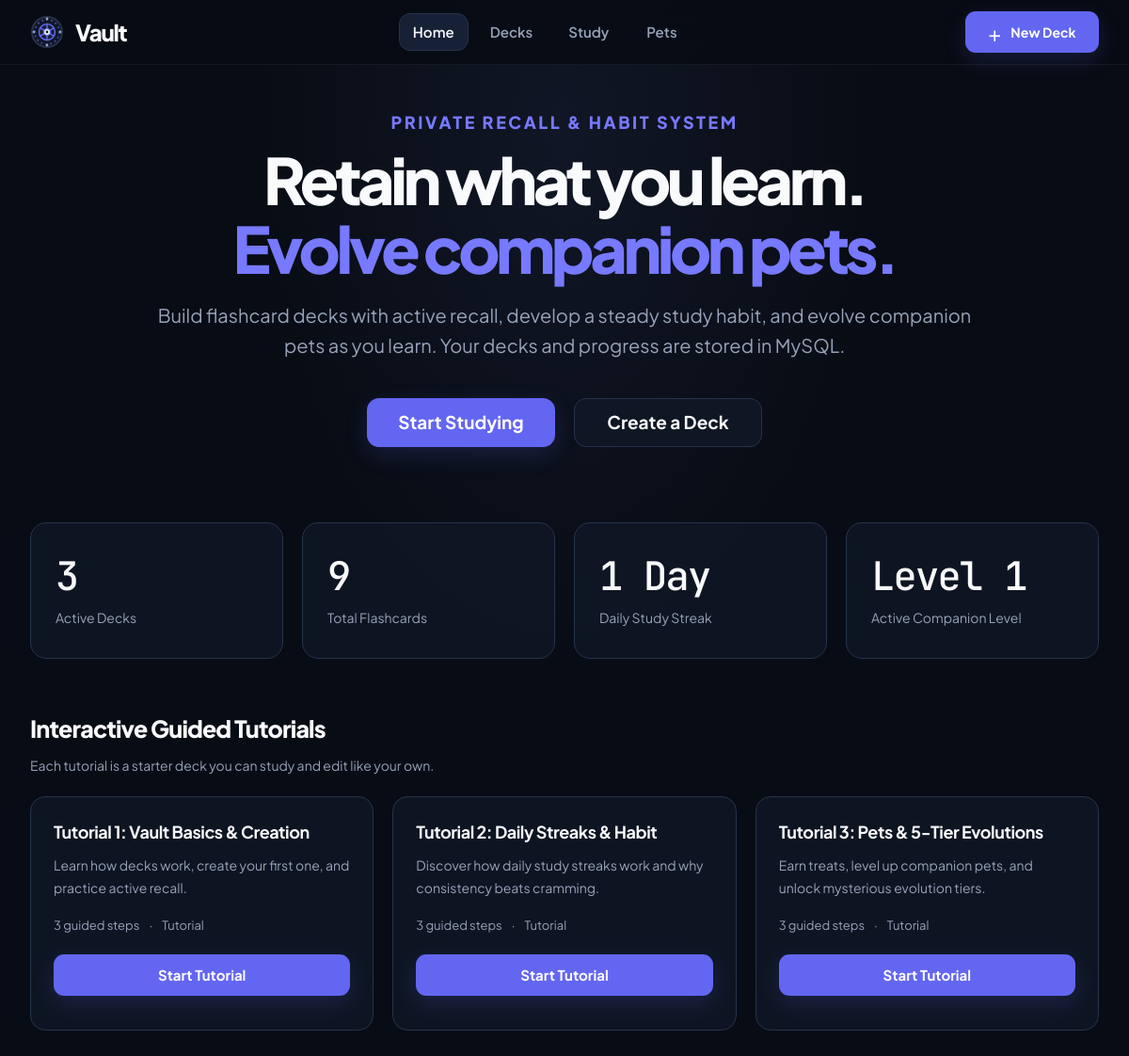
Page /index.php?view=home on the committed database.
### tables this page shows
CREATE TABLE IF NOT EXISTS app_state (
  id TINYINT UNSIGNED NOT NULL,
  treats INT UNSIGNED NOT NULL DEFAULT 3,
  streak INT UNSIGNED NOT NULL DEFAULT 1,
  last_study_date DATE NULL,
  selected_pet VARCHAR(24) NOT NULL DEFAULT 'ember',
  PRIMARY KEY (id),
  CONSTRAINT chk_app_state_singleton CHECK (id = 1)
);

CREATE TABLE IF NOT EXISTS decks (
  id BIGINT UNSIGNED NOT NULL AUTO_INCREMENT,
  slug VARCHAR(80) NULL,
  title VARCHAR(80) NOT NULL,
  description TEXT NOT NULL,
  category VARCHAR(40) NOT NULL DEFAULT 'Custom',
  created_at TIMESTAMP NOT NULL DEFAULT CURRENT_TIMESTAMP,
  updated_at TIMESTAMP NOT NULL DEFAULT CURRENT_TIMESTAMP ON UPDATE CURRENT_TIMESTAMP,
  PRIMARY KEY (id),
  UNIQUE KEY uq_decks_slug (slug)
);

### index.php (the view, shortened to what this page needs)
<?php
$companions = [
    'ember' => ['name' => 'Ember the Fox', 'element' => 'fire', 'emoji' => '🦊', 'stages' => ['Baby Cub', 'Swift Scout', 'Flame Champion', 'Inferno Master', 'Ascended Phoenix-Fox']],
    'aqua' => ['name' => 'Aqua the Axolotl', 'element' => 'water', 'emoji' => '🦎', 'stages' => ['Tiny Tadpole', 'River Drifter', 'Tide Keeper', 'Abyss Guardian', 'Ocean Spirit']],
    'terra' => ['name' => 'Terra the Turtle', 'element' => 'earth', 'emoji' => '🐢', 'stages' => ['Little Sprout', 'Moss Wanderer', 'Stone Shell', 'Forest Ancient', 'Worldroot']],
    'zephyr' => ['name' => 'Zephyr the Falcon', 'element' => 'air', 'emoji' => '🦅', 'stages' => ['Small Fledgling', 'Breeze Runner', 'Sky Dancer', 'Storm Rider', 'Celestial Roc']],
];
$tutorialGuidance = [
    'tutorial-basics' => [
        'A deck keeps related question-and-answer cards together, making it easier to focus on one topic.',
        'Create a deck with the New Deck form below, then return to this lesson.',
        'Try answering from memory before revealing the example, then rate how difficult recall felt.',
    ],
    'tutorial-streaks' => [
        'Recall what you need to do to keep a daily study streak going.',
        'Compare calendar days, not the number of sessions you complete.',
        'Think about what happens to a streak after a day without studying.',
    ],
    'tutorial-pets' => [
        'Recall which study activity earns treats for your companion.',
        'Consider the levels your companion needs to reach each evolution.',
        'Think about how locked forms become available as your companion levels up.',
    ],
];
function h(mixed $value): string
{
    return htmlspecialchars((string)$value, ENT_QUOTES | ENT_SUBSTITUTE, 'UTF-8');
}
$pdo = null;
try {
    $pdo = database_connection();
} catch (Throwable $error) {
    error_log('Vault database connection failed: ' . $error->getMessage());
    $databaseError = 'Vault could not connect to MySQL. Check the database settings in config.php / your hosting environment, then import database.sql.';
}
$view = in_array($_GET['view'] ?? 'home', ['home', 'decks', 'study', 'pets'], true) ? $_GET['view'] : 'home';
$decks = [];
$state = ['treats' => 0, 'streak' => 0, 'last_study_date' => null, 'selected_pet' => 'ember'];
$progress = [];
if ($pdo instanceof PDO) {
    try {
        $state = $pdo->query('SELECT treats, streak, last_study_date, selected_pet FROM app_state WHERE id = 1')->fetch() ?: $state;
        $progressRows = $pdo->query('SELECT companion_id, level, xp FROM companion_progress')->fetchAll();
        foreach ($progressRows as $row) {
            $progress[$row['companion_id']] = ['level' => (int)$row['level'], 'xp' => (int)$row['xp']];
        }
        $sql = 'SELECT d.id, d.slug, d.title, d.description, d.category, COUNT(c.id) AS card_count FROM decks d LEFT JOIN cards c ON c.deck_id = d.id';
        $parameters = [];
        $sql .= ' GROUP BY d.id ORDER BY d.created_at, d.id';
        $deckQuery = $pdo->prepare($sql);
        $deckQuery->execute($parameters);
        $decks = $deckQuery->fetchAll();
    } catch (Throwable $error) {
        error_log('Vault page data load failed: ' . $error->getMessage());
        $dbError = 'Vault could not load its database records. Import database.sql and verify the configured database permissions.';
    }
}
$petId = isset($companions[$state['selected_pet'] ?? '']) ? $state['selected_pet'] : 'ember';
$petProgress = $progress[$petId] ?? ['level' => 1, 'xp' => 0];
$petLevel = $petProgress['level'];
    ?>
<!doctype html>
<html lang="en">
  <head>
    <link rel="stylesheet" href="style.css">
  </head>
  <body>
    <header class="site-header">
      <div class="container header-inner">
        <a class="brand-wordmark" href="index.php?view=home" aria-label="Vault home">
          <span class="vault-door-logo" aria-hidden="true">
          </span>
          <span>Vault</span>
        </a>
        <nav class="desktop-nav" aria-label="Main navigation">
          <?php foreach (['home' => 'Home', 'decks' => 'Decks', 'study' => 'Study', 'pets' => 'Pets'] as $navView => $label): ?>
            <a class="nav-btn <?= $view === $navView ? 'active' : '' ?>" href="index.php?view=<?= h($navView) ?>"><?= h($label) ?></a>
          <?php endforeach; ?>
        </nav>
        <a class="btn-primary header-new-deck" href="index.php?view=decks#new-deck"><span class="plus">+</span> New Deck</a>
      </div>
    </header>
    <main class="container main-content">
      <?php if ($view === 'home'): ?>
        <section class="view-section active" id="view-home" aria-labelledby="home-title">
          <div class="hero">
            <p class="hero-eyebrow">PRIVATE RECALL &amp; HABIT SYSTEM</p>
            <h1 id="home-title">Retain what you learn.<br><span>Evolve companion pets.</span></h1>
            <p class="hero-description">Build flashcard decks with active recall, develop a steady study habit, and evolve companion pets as you learn. Your decks and progress are stored in MySQL.</p>
            <div class="hero-actions"><a class="btn-primary btn-large" href="index.php?view=study">Start Studying</a><a class="btn-secondary btn-large" href="index.php?view=decks#new-deck">Create a Deck</a></div>
          </div>
          <div class="stats-grid" aria-label="Your study stats">
            <article class="stat-card"><strong><?= count($decks) ?></strong><span>Active Decks</span></article>
            <?php $totalCards = array_sum(array_map(static fn(array $deck): int => (int)$deck['card_count'], $decks)); ?>
            <article class="stat-card"><strong><?= $totalCards ?></strong><span>Total Flashcards</span></article>
            <article class="stat-card"><strong><?= (int)$state['streak'] ?> <?= (int)$state['streak'] === 1 ? 'Day' : 'Days' ?></strong><span>Daily Study Streak</span></article>
            <article class="stat-card"><strong>Level <?= $petLevel ?></strong><span>Active Companion Level</span></article>
          </div>
          <section class="tutorial-section">
            <div class="section-intro"><h2>Interactive Guided Tutorials</h2><p>Each tutorial is a starter deck you can study and edit like your own.</p></div>
            <div class="tutorial-grid">
              <?php foreach ($decks as $deck): ?>
                <?php if ($deck['slug'] && isset($tutorialGuidance[$deck['slug']])): ?>
                  <article class="tutorial-card">
                    <h3><?= h($deck['title']) ?></h3><p><?= h($deck['description']) ?></p>
                    <div class="deck-meta"><span><?= (int)$deck['card_count'] ?> guided steps</span><span>·</span><span>Tutorial</span></div>
                    <form method="post" action="index.php?view=study"><button class="btn-primary btn-study-direct" type="submit">Start Tutorial</button></form>
                  </article>
                <?php endif; ?>
              <?php endforeach; ?>
            </div>
          </section>
        </section>
      <?php endif; ?>
    </main>
  </body>
</html>

### rows in the picture
app_state: streak "1", selected_pet "1"
decks: title "Tutorial 1: Vault Basics & Creation", description "Learn how decks work, create your first one, and practice active recall.", card_count "3"
decks: title "Tutorial 2: Daily Streaks & Habit", description "Discover how daily study streaks work and why consistency beats cramming.", card_count "3"
decks: title "Tutorial 3: Pets & 5-Tier Evolutions", description "Earn treats, level up companion pets, and unlock mysterious evolution tiers.", card_count "3"

### other values in the picture
$label "Home"
$label "Decks"
$label "Study"
$label "Pets"
count($decks) "3"
$totalCards "9"
